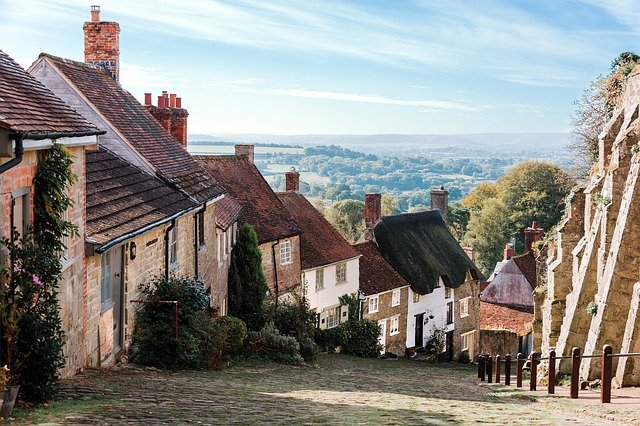
#> input picture images/s.jpg, 640 x 426 px
$ jupyter execute CS7GV1_Assignment_1_PartB.ipynb
#> lines starting #> are read from the running program, lines starting #| are printed output that depends on the picture
<a href="https://colab.research.google.com/github/d-egan/cs7gv1_Assignment-1/blob/main/CS7GV1_Assignment_1_PartB.ipynb" target="_parent"></a>

# Messing with Mean Shift

The plan was to implement some mean shift filtering and maybe segmentation but I ran out of time.

While looking for some example implementations or a place to start I found [this paper](https://www.ipol.im/pub/art/2019/255/article_lr.pdf) titled "An Implementation of the Mean Shift Algorithm". So to get going I translated their implementation from the accompanying C++ into python. Unfortuanately it's a extremely straightforward, slow, naive implementation with no tricks. I'm not great with algorithms but I found 1 divide by zero bug and unless I'm really misunderstanding how it works, I don't think it actually implements the mean shift.

[cell 1]
#from google.colab import drive
#drive.mount('/content/gdrive')

[cell 2]
RunningInCOLAB = 'google.colab' in str(get_ipython())

[cell 3]
import numpy as np
import matplotlib.pyplot as plt
import cv2
if RunningInCOLAB:
  from google.colab.patches import cv2_imshow
from sklearn.feature_extraction.image import extract_patches_2d
from sklearn.feature_extraction.image import reconstruct_from_patches_2d

[cell 4]
def imshow(img):
  if RunningInCOLAB:
    cv2_imshow(img)
  else:
    #cv2.imshow("img", img)
    plt.imshow(cv2.cvtColor(img, cv2.COLOR_BGR2RGB))

[cell 5]
if RunningInCOLAB:
    img = cv2.imread('/content/gdrive/My Drive/Colab Notebooks/images/england-3735180_640.jpg')
else:
    img = cv2.imread('./images/s.jpg')
#> img is the input picture: shape (426, 640, 3); mean B, G, R 134.7, 138.9, 140.5
Luv = cv2.cvtColor(img, cv2.COLOR_BGR2Luv)
#> Luv: shape (426, 640, 3); mean of channels 0, 1, 2 143.4, 97.9, 138.8

[cell 6]
img_small = img[:100, :100, :]
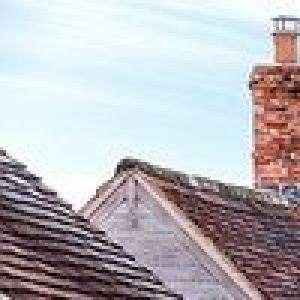
#> img_small: shape (100, 100, 3) (shown 3 times larger); mean B, G, R 185.7, 180.8, 183.2

[cell 7]
plt.figure(figsize=(10,10))
plt.scatter(Luv[:,:,0], Luv[:,:,1], s=(Luv[:,:,2]/255))
plt.show
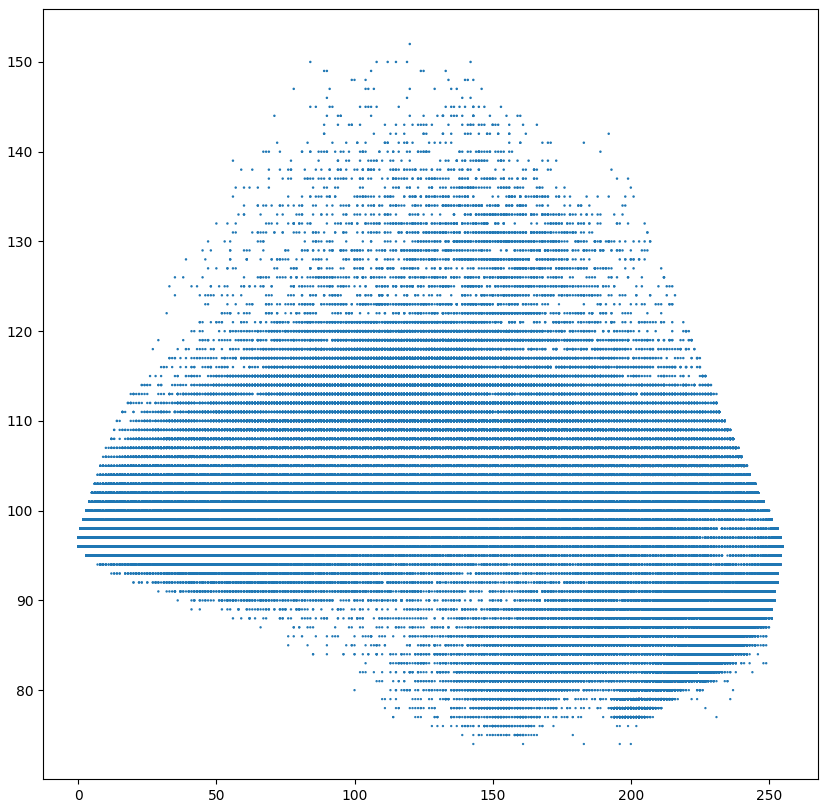
#> figure drawn by matplotlib, 1 panel

[cell 8]
from mpl_toolkits.mplot3d import Axes3D
fig = plt.figure(figsize=(15,15))
ax = fig.add_subplot(111, projection='3d')
ax.scatter(Luv[:,:,0], Luv[:,:,1], Luv[:,:,2], s=0.3)
plt.title(f'd')
ax.set_xlabel("L")
ax.set_ylabel("u")
ax.set_zlabel("v")
plt.show()
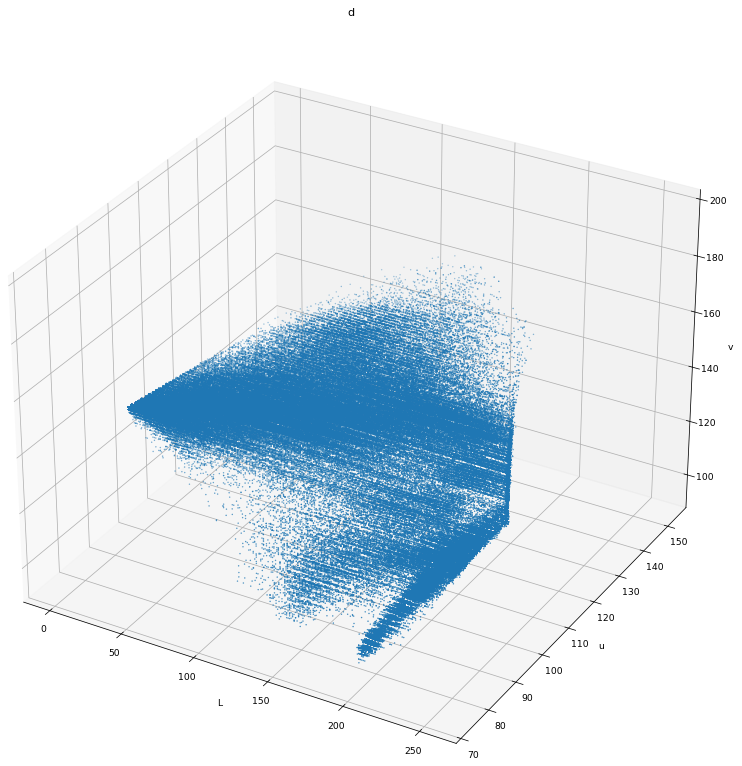
#> figure drawn by matplotlib, 1 panel

[cell 9]
# Super naive implementation
def mean_shift_filter(img, s_radius, c_radius):
#> called with s_radius = 20, c_radius = 20
  radius = 5
  spatial_radius = s_radius
  color_radius = c_radius**2
  Luv = cv2.cvtColor(img, cv2.COLOR_BGR2Luv)
#> Luv: shape (100, 100, 3); mean of channels 0, 1, 2 185.6, 97.7, 133
  height, width, d = Luv.shape
#> height = 100; width = 100; d = 3
  #Luv = Luv * 1.0/255.0
  for y in range(0, height):
    for x in range(0, width):
      xc = x
      yc = y
      l, u, v = Luv[y, x]
      mean_shift = 5
      max_iters = 50
      iters = 0

      while (mean_shift > 1 and iters < max_iters):
        mi = 0.0
        mj = 0.0
        ml = 0.0
        mu = 0.0
        mv = 0.0
        num = 0

        # Create window ranges
        xfrom = max(0, x - spatial_radius)
        xto = min(width, x + spatial_radius + 1)
        yfrom = max(0, y - spatial_radius)
        yto = min(height, y + spatial_radius + 1)

        for j in range(yfrom, yto):
          for i in range(xfrom, xto):
            #print(f'x {x} y {y} i {i} j {j}')
            l2, u2, v2 = Luv[j, i]
            ldif = l2 - l
            udif = u2 - u
            vdif = v2 - v

            #print(ldif**2 + udif**2 + vdif**2)
            if (ldif**2 + udif**2 + vdif**2 <= color_radius):
              mi += i
              mj += j
              ml += l2
              mu += u2
              mv += v2
              num += 1

        xcold = xc
        ycold = yc
        lold = l
        uold = u
        vold = v
        if num == 0:
          break

        num = 1.0/num
        #print(f'l {l} ml {ml}')
        l = ml * num
        #print(l)
        u = mu * num
        v = mu * num
        xc = int(mi * num + 0.5)
        #print(f'xc {xc} ----------------------')
        yc = int(mj * num + 0.5)
        #if (xc < x or xc < y):
        #  break
        xdif = xc - xcold
        ydif = yc - ycold
        ldif = l - lold
        udif = u - uold
        vdif = v - vold

        mean_shift = xdif**2 + ydif**2 + ldif**2 + udif**2 + vdif**2
        #print(mean_shift)
        iters += 1

      #print(Luv[y, x])
      #print(x, y)
      #print(f'l {l} u {u} v {v}')
      Luv[y, x, :] = (l, u, v)
      #print(Luv[y,x])

    #return (Luv * 255.0).astype('uint8')
    print(y)
#> Luv: shape (100, 100, 3); mean of channels 0, 1, 2 185.4, 97.6, 128.7
  return Luv
